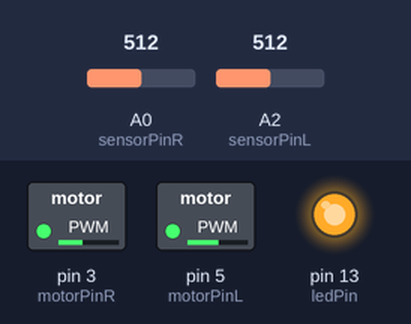
The sketch below on a simulated Arduino Uno, built with avr-gcc and run on an emulated ATmega328P. Shown: switched loads named in the sketch (green lamp = pin HIGH), output pins drawn as LEDs (lit = HIGH). The inputs (shaded band) are chosen by the test bench; at power-on: A0 (sensorPinR) = 512, A2 (sensorPinL) = 512. What the sketch prints to the serial monitor is not drawn.

Above: at 0.1 s.
Timing chart, 0 to 1.6 s (numbered marks = the images above):
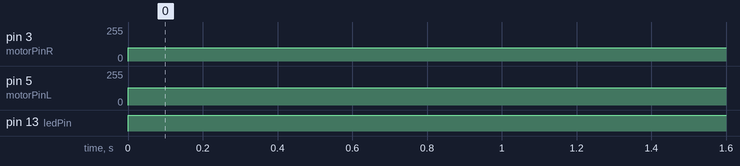

The sketch:

6th_grade_-_Elena_and_Carly.ino
```cpp
int motorPinR = 3;
int motorPinL = 5;

int speed1= 130; //L
int speed2= 100;
int ledPin = 13;
int sensorPinR = A0;
int sensorPinL = A2;
int sensorValueL =  0;
int sensorValueR = 0;

void setup() {
pinMode(ledPin, OUTPUT);
Serial.begin(9600);
 }


 void loop(){
  sensorValueL = analogRead(sensorPinL);
  sensorValueR = analogRead(sensorPinR);
  digitalWrite(ledPin, HIGH);
  Serial.print(sensorValueL);
  Serial.print("      ");
  Serial.println(sensorValueR);
  if(sensorValueL >800 &&  sensorValueR <200){
      analogWrite(motorPinL,0);
  analogWrite(motorPinR,speed2+40);

  }else if(sensorValueL <200 && sensorValueR >800){
    analogWrite(motorPinL,speed1+40);
  analogWrite(motorPinR,0);
  } else{
     analogWrite(motorPinL,speed1);
  analogWrite(motorPinR,speed2);
  }


 }
 // delet this
```

Measured:
- by itself, pin 3 (motorPinR): 0/255 → 100/255 at 0.00 s
- by itself, pin 5 (motorPinL): 0/255 → 130/255 at 0.00 s
- by itself, pin 13 (ledPin): LOW → HIGH at 0.00 s
